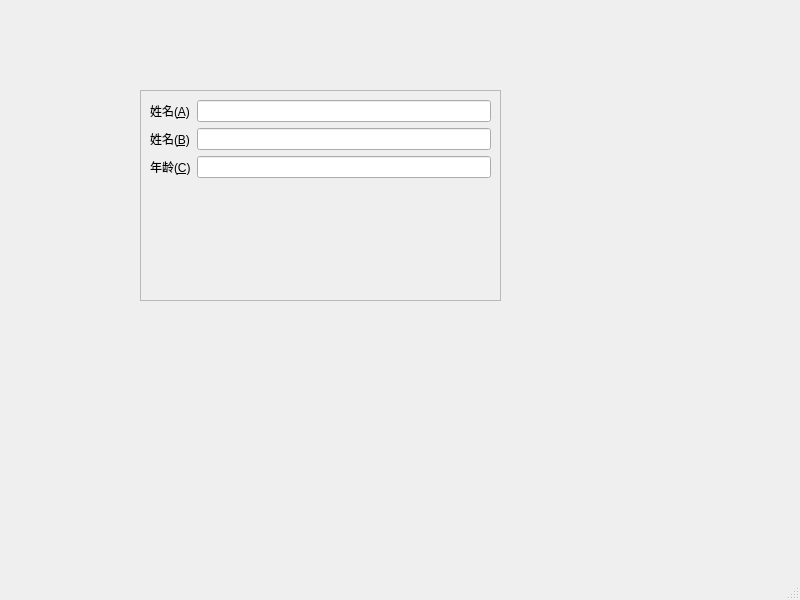
<?xml version="1.0" encoding="UTF-8"?>
<ui version="4.0">
 <class>MainWindow</class>
 <widget class="QMainWindow" name="MainWindow">
  <property name="geometry">
   <rect>
    <x>0</x>
    <y>0</y>
    <width>800</width>
    <height>600</height>
   </rect>
  </property>
  <property name="windowTitle">
   <string>MainWindow</string>
  </property>
  <widget class="QWidget" name="centralwidget">
   <widget class="QFrame" name="frame">
    <property name="geometry">
     <rect>
      <x>140</x>
      <y>90</y>
      <width>361</width>
      <height>211</height>
     </rect>
    </property>
    <property name="frameShape">
     <enum>QFrame::StyledPanel</enum>
    </property>
    <property name="frameShadow">
     <enum>QFrame::Raised</enum>
    </property>
    <layout class="QFormLayout" name="formLayout">
     <item row="0" column="0">
      <widget class="QLabel" name="label">
       <property name="text">
        <string>姓名(&amp;A)</string>
       </property>
       <property name="buddy">
        <cstring>lineEdit</cstring>
       </property>
      </widget>
     </item>
     <item row="0" column="1">
      <widget class="QLineEdit" name="lineEdit"/>
     </item>
     <item row="1" column="0">
      <widget class="QLabel" name="label_3">
       <property name="text">
        <string>姓名(&amp;B)</string>
       </property>
       <property name="buddy">
        <cstring>lineEdit_3</cstring>
       </property>
      </widget>
     </item>
     <item row="1" column="1">
      <widget class="QLineEdit" name="lineEdit_3"/>
     </item>
     <item row="2" column="0">
      <widget class="QLabel" name="label_4">
       <property name="text">
        <string>年龄(&amp;C)</string>
       </property>
       <property name="buddy">
        <cstring>lineEdit_4</cstring>
       </property>
      </widget>
     </item>
     <item row="2" column="1">
      <widget class="QLineEdit" name="lineEdit_4"/>
     </item>
    </layout>
   </widget>
  </widget>
  <widget class="QMenuBar" name="menubar">
   <property name="geometry">
    <rect>
     <x>0</x>
     <y>0</y>
     <width>800</width>
     <height>22</height>
    </rect>
   </property>
  </widget>
  <widget class="QStatusBar" name="statusbar"/>
 </widget>
 <resources/>
 <connections/>
</ui>
